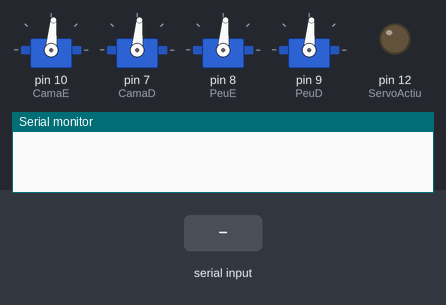
Bench run of a sketch on a simulated Arduino Uno, built with avr-gcc and run on an emulated ATmega328P. Shown: 4 × servo, output pins drawn as LEDs (lit = HIGH), the last lines printed to the serial monitor. Inputs (shaded band) come from the test bench.

Above: at 2.3 s.
2.4 s: "90,45\n" received over the second serial link
At 3.65 s:
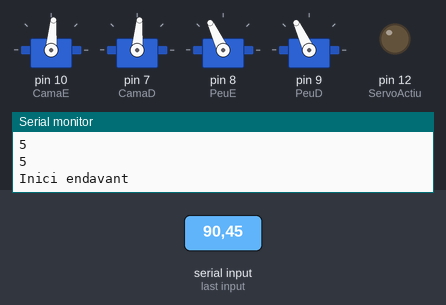
5.4 s: "8\n" received over the second serial link
8.4 s: "7\n" received over the second serial link
At 11.31 s:
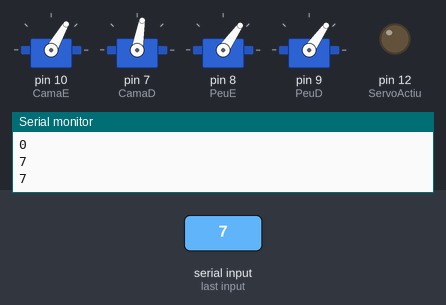
11.4 s: "6\n" received over the second serial link
At 14.91 s:
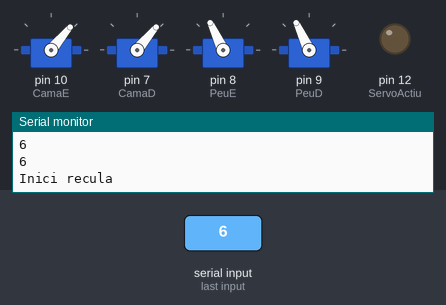
Timing chart, 0 to 15.4 s (numbered marks = the images above; inputs shaded):
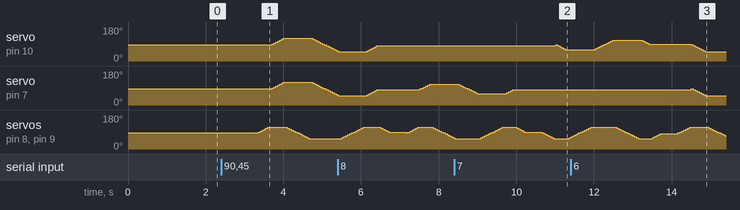

The sketch:

PROJ002-Cartrobot1_0.ino
```cpp
/*
   CARTROTECH  (https://cartrotech.wordpress.com)

   Projecte nº: P002
   Data: 22/08/21
   Descripcio: Cartrobot v1.0
   Nota:

*/

#include <Servo.h>
#include <SoftwareSerial.h>

#define ServoActiu 12
SoftwareSerial BT1(4, 2); // RX, TX Recorda encreuar-los

// creem objectes Servo per cada servo
Servo CamaE;
Servo CamaD;
Servo PeuE;
Servo PeuD;

// variables per guardar la posicio centrada dels servos
int CEcentre = 85;
int CDcentre = 85;
int PEcentre = 85;
int PDcentre = 85;

// variables per guardar l'angle dels servos
int iAngle = 30; //inclinacio
int gAngle = 25; //gir
int bAngle = 35; //balanceig

int velocitat = 50; //factor de velocitat del moviment

void setup()
{
  Serial.begin(9600);
  // assigna pins
  pinMode(ServoActiu, OUTPUT);

  ActivaServos();
  CentraServos();  //centra els servos
  DesactivaServos();
  delay(1000);
  BT1.begin(9600);  // Velocitat per defecte del HC-05

}

void loop()
{
  OrdreBluetooth();
  delay(200);
}

void OrdreBluetooth()
{
  if (BT1.available())
  {
    char c;
    String s;
    c = BT1.read();
    Serial.println(c);
    s = c;
    int m = s.toInt();
    Serial.println(m);

    switch (m)
    {
      case 5:
        Endavant(1,velocitat);
        break;

      case 6:
        Recula(1, velocitat);
        break;

      case 7:
        GiraEsquerra(1, velocitat);
        break;

      case 8:
        GiraDreta(1, velocitat);
        break;

      case 0:

        break;
    }
  }
}

void CentraServos()
{
  CamaE.write(CEcentre);
  CamaD.write(CDcentre);
  PeuE.write(PEcentre);
  PeuD.write(PDcentre);
  delay(100);
}

void ActivaServos()
{
  // assigna el pin x a l'objecte Servo
  CamaE.attach(10);
  CamaD.attach(7);
  PeuE.attach(8);
  PeuD.attach(9);
}

void DesactivaServos()
{
  CamaE.detach();
  CamaD.detach();
  PeuE.detach();
  PeuD.detach();
}
```

FuncionsBasiquesServo.ino
```cpp
//Funcions Basiques Servo

/*-----------------------
 *        Peus
-------------------------*/

void AlcaPeuE (byte ang, byte v)
{
  for (int i=0; i<=ang; i+=5)
  {
    PeuE.write(PEcentre-i);
    PeuD.write(PDcentre-i);
    delay(v);
  }
}

void BaixaPeuE (byte ang, byte v)
{
  for (int i=ang; i>0; i-=5)
  {
    PeuE.write(PEcentre-i);
    PeuD.write(PDcentre-i);
    delay(v);
  }
}

void AlcaPeuD (byte ang, byte v)
{
  for (int i=0; i<=ang; i+=5)
  {
    PeuE.write(PEcentre+i);
    PeuD.write(PDcentre+i);
    delay(v);
  }
}

void BaixaPeuD (byte ang, byte v)
{
  for (int i=ang; i>0; i-=5)
  {
    PeuE.write(PEcentre+i);
    PeuD.write(PDcentre+i);
    delay(v);
  }
}

/*-----------------------
 *        Cames
------------------------- */

void AvantCamaE (byte ang, byte v)
{
  for (int i=0; i<=ang; i+=5)
  {
    CamaE.write(CEcentre-i);
    CamaD.write(CDcentre-i);
    delay(v);
  }
}

void CentraCamaE (byte ang, byte v)
{
  for (int i=ang; i>0; i-=5)
  {
    CamaE.write(CEcentre-i);
    CamaD.write(CDcentre-i);
    delay(v);
  }
}

void ReculaCamaE (byte ang, byte v)
{
  for (int i=0; i<=ang; i+=5)
  {
    CamaE.write(CEcentre+i);
    CamaD.write(CDcentre+i);
    delay(v);
  }
}

void CentraRCamaE (byte ang, byte v)
{
  for (int i=ang; i>0; i-=5)
  {
    CamaE.write(CEcentre+i);
    CamaD.write(CDcentre+i);
    delay(v);
  }
}

void AvantCamaD (byte ang, byte v)
{
  for (byte i=0; i<=ang; i=i+5)
  {
    CamaE.write(CEcentre+i);
    CamaD.write(CDcentre+i);
    delay(v);
  }
}

void CentraCamaD (byte ang, byte v)
{
  for (byte i=ang; i>0; i=i-5)
  {
    CamaE.write(CEcentre+i);
    CamaD.write(CDcentre+i);
    delay(v);
  }
}

void ReculaCamaD (byte ang, byte v)
{
  for (byte i=0; i<=ang; i=i+5)
  {
    CamaE.write(CEcentre-i);
    CamaD.write(CDcentre-i);
    delay(v);
  }
}

void CentraRCamaD (byte ang, byte v)
{
  for (byte i=ang; i>0; i=i-5)
  {
    CamaE.write(CEcentre-i);
    CamaD.write(CDcentre-i);
    delay(v);
  }
}

void DinsCamaDreta(byte ang, byte v)
{
  for (int i=0; i<=ang; i+=5){
    CamaD.write(CDcentre-i);
    delay(v);
  }
}

void CentraDinsCamaDreta(byte ang, byte v)
{
  for (int i=ang; i>0; i-=5){
    CamaD.write(CDcentre-i);
    delay(v);
  }
}

void ForaCamaDreta(byte ang, byte v)
{
  for (int i=0; i<=ang; i+=5){
    CamaD.write(CDcentre+i);
    delay(v);
  }
}

void CentraForaCamaDreta(byte ang, byte v)
{
  for (int i=ang; i>0; i-=5){
    CamaD.write(CDcentre+i);
    delay(v);
  }
}

void DinsCamaEsquerra(byte ang, byte v)
{
  for (byte i=0; i<=ang; i=i+5){
    CamaE.write(CEcentre+i);
    delay(v);
  }
}

void CentraDinsCamaEsquerra(byte ang, byte v)
{
  for (byte i=ang; i>0; i=i-5){
    CamaE.write(CEcentre+i);
    delay(v);
  }
}

void ForaCamaEsquerra(byte ang, byte v)
{
  for (byte i=0; i<=ang; i=i+5){
    CamaE.write(CEcentre-i);
    delay(v);
  }
}

void CentraForaCamaEsquerra(byte ang, byte v)
{
  for (byte i=ang; i>0; i=i-5){
    CamaE.write(CEcentre-i);
    delay(v);
  }
}
```

FuncionsMoviment.ino
```cpp
// Funcions moviment

void Endavant(byte Passos, byte Vel)
{
  Serial.println("Inici endavant");
  ActivaServos();
  AlcaPeuD(iAngle,Vel);
  for (byte j=0; j<Passos; ++j)
  {
    AvantCamaD(bAngle,Vel);
    BaixaPeuD(iAngle,Vel);
    AlcaPeuE(iAngle,Vel);
    CentraCamaD(bAngle,Vel);
    AvantCamaE(bAngle,Vel);
    BaixaPeuE(iAngle,Vel);
    AlcaPeuD(iAngle,Vel);
    CentraCamaE(bAngle,Vel);
  }
  BaixaPeuD(iAngle,Vel);
  DesactivaServos();
  Serial.println("Fi endavant");
}

void Recula(byte Passos, byte Vel)
{
  Serial.println("Inici recula");
  ActivaServos();
  AlcaPeuD(iAngle,Vel);
  for (byte j=0; j<Passos; ++j)
  {
    ReculaCamaD(bAngle,Vel);
    BaixaPeuD(iAngle,Vel);
    AlcaPeuE(iAngle,Vel);
    CentraRCamaD(bAngle,Vel);
    ReculaCamaE(bAngle,Vel);
    BaixaPeuE(iAngle,Vel);
    AlcaPeuD(iAngle,Vel);
    CentraRCamaE(bAngle,Vel);
  }
  BaixaPeuD(iAngle,Vel);
  DesactivaServos();
  Serial.println("Fi recula");
}

void GiraDreta(byte Passos, byte Vel)
{
  Serial.println("Inici gira");
  ActivaServos();
  AlcaPeuD(iAngle,Vel);
  for (byte j=0; j<Passos; ++j)
  {
    ForaCamaDreta(gAngle,Vel);
    BaixaPeuD(iAngle,Vel);
    AlcaPeuE(iAngle,Vel);
    delay(20);
    CentraForaCamaDreta(gAngle,Vel);
    DinsCamaDreta(gAngle,Vel);
    BaixaPeuE(iAngle,Vel);
    AlcaPeuD(iAngle,Vel);
    delay(20);
    CentraDinsCamaDreta(gAngle,Vel);
  }
  BaixaPeuD(iAngle,Vel);
  DesactivaServos();
  Serial.println("Fi gira");
}

void GiraEsquerra(byte Passos, byte Vel)
{
  ActivaServos();
  AlcaPeuE(iAngle,Vel);
  for (byte j=0; j<Passos; ++j)
  {
    ForaCamaEsquerra(gAngle,Vel);
    BaixaPeuE(iAngle,Vel);
    AlcaPeuD(iAngle,Vel);
    delay(20);
    CentraForaCamaEsquerra(gAngle,Vel);
    DinsCamaEsquerra(gAngle,Vel);
    BaixaPeuD(iAngle,Vel);
    AlcaPeuE(iAngle,Vel);
    delay(20);
    CentraDinsCamaEsquerra(gAngle,Vel);
  }
  BaixaPeuE(iAngle,Vel);
  DesactivaServos();
}
```

Measured:
- after the input at 2.4 s, servo on pin 10 (CamaE), servo on pin 7 (CamaD): rises from 85° to 120° in 0.30 s, then falls to 55° in 1.4 s; servo on pin 8 (PeuE), servo on pin 9 (PeuD): rises from 85° to 115° in 0.25 s, then falls to 55° in 1.1 s
- after the input at 8.4 s, servo on pin 10 (CamaE): 80° → 60° after 2.6 s
- after the input at 11.4 s, servo on pin 7 (CamaD): 80° → 50° after 3.1 s
